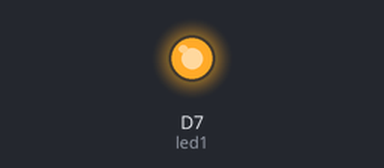
Recording of a sketch running on a simulated ESP8266 (NodeMCU). On the bench: output pins drawn as LEDs (lit = HIGH).

Above: at 0.3 s.
At 21.8 s:
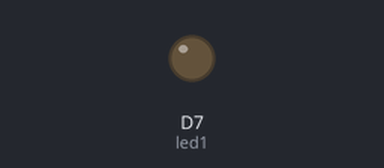
Timing chart, 0 to 29.6 s (numbered marks = the images above):
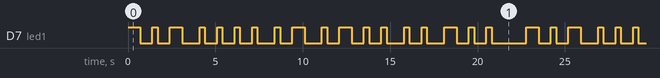

Measured:
- by itself, D7 (led1): moves between LOW and HIGH, repeating every 22.8 s
- by itself, everything shown: repeats every 22.8 s, in 36 steps

The sketch:

BlinkName.ino
```cpp
// ------------
// Blink an LED
// ------------

/*-------------

We've heavily commented this code for you. If you're a pro, feel free to ignore it.

Comments start with two slashes or are blocked off by a slash and a star.
You can read them, but your device can't.
It's like a secret message just for you.

Every program based on Wiring (programming language used by Arduino, and Particle devices) has two essential parts:
setup - runs once at the beginning of your program
loop - runs continuously over and over

You'll see how we use these in a second.

This program will blink an led on and off every second.
It blinks the D7 LED on your Particle device. If you have an LED wired to D0, it will blink that LED as well.

-------------*/


// First, we're going to make some variables.
// This is our "shorthand" that we'll use throughout the program:

// Instead of writing D0 over and over again, we'll write led1
// You'll need to wire an LED to this one to see it blink.

int led1 = D7; // Instead of writing D7 over and over again, we'll write led2
// This one is the little blue LED on your board. On the Photon it is next to D7, and on the Core it is next to the USB jack.

// Having declared these variables, let's move on to the setup function.
// The setup function is a standard part of any microcontroller program.
// It runs only once when the device boots up or is reset.

void setup() {

  // We are going to tell our device that D0 and D7 (which we named led1 and led2 respectively) are going to be output
  // (That means that we will be sending voltage to them, rather than monitoring voltage that comes from them)

  // It's important you do this here, inside the setup() function rather than outside it or in the loop function.

  pinMode(led1, OUTPUT);


}

// Next we have the loop function, the other essential part of a microcontroller program.
// This routine gets repeated over and over, as quickly as possible and as many times as possible, after the setup function is called.
// Note: Code that blocks for too long (like more than 5 seconds), can make weird things happen (like dropping the network connection).  The built-in delay function shown below safely interleaves required background activity, so arbitrarily long delays can safely be done if you need them.

void loop() {
  // To blink the LED, first we'll turn it on...
 // digitalWrite(led1, HIGH);


  // We'll leave it on for 1 second...
  //delay(1000);

  // Then we'll turn it off...
  //digitalWrite(led1, LOW);


  // Wait 1 second...
  //delay(1000);

  // the letter K
  digitalWrite(led1, HIGH);
  delay(700);

  digitalWrite(led1, LOW);
  delay(700);

  digitalWrite(led1, HIGH);
  delay(300);

  digitalWrite(led1, LOW);
  delay(700);

  digitalWrite(led1, HIGH);
  delay(700);

  digitalWrite(led1, LOW);
  delay(1000);


  //the letter H
  digitalWrite(led1, HIGH);
  delay(300);

  digitalWrite(led1, LOW);
  delay(700);

  digitalWrite(led1, HIGH);
  delay(300);

  digitalWrite(led1, LOW);
  delay(700);

  digitalWrite(led1, HIGH);
  delay(300);

  digitalWrite(led1, LOW);
  delay(700);

  digitalWrite(led1, HIGH);
  delay(300);

  digitalWrite(led1, LOW);
  delay(1000);


  //the letter A
  digitalWrite(led1, HIGH);
  delay(300);

  digitalWrite(led1, LOW);
  delay(700);

  digitalWrite(led1, HIGH);
  delay(700);

  digitalWrite(led1, LOW);
  delay(1000);


  //the letter L
  digitalWrite(led1, HIGH);
  delay(300);

  digitalWrite(led1, LOW);
  delay(700);

  digitalWrite(led1, HIGH);
  delay(700);

  digitalWrite(led1, LOW);
  delay(700);

  digitalWrite(led1, HIGH);
  delay(300);

  digitalWrite(led1, LOW);
  delay(700);

  digitalWrite(led1, HIGH);
  delay(300);

  digitalWrite(led1, LOW);
  delay(1000);


  //the letter I

  digitalWrite(led1, HIGH);
  delay(300);

  digitalWrite(led1, LOW);
  delay(700);

  digitalWrite(led1, HIGH);
  delay(300);

  digitalWrite(led1, LOW);
  delay(1000);


  //the letter D

  digitalWrite(led1, HIGH);
  delay(700);

  digitalWrite(led1, LOW);
  delay(700);

  digitalWrite(led1, HIGH);
  delay(300);

  digitalWrite(led1, LOW);
  delay(700);

  digitalWrite(led1, HIGH);
  delay(300);

  digitalWrite(led1, LOW);
  delay(2000);

  // And repeat!
}
```
